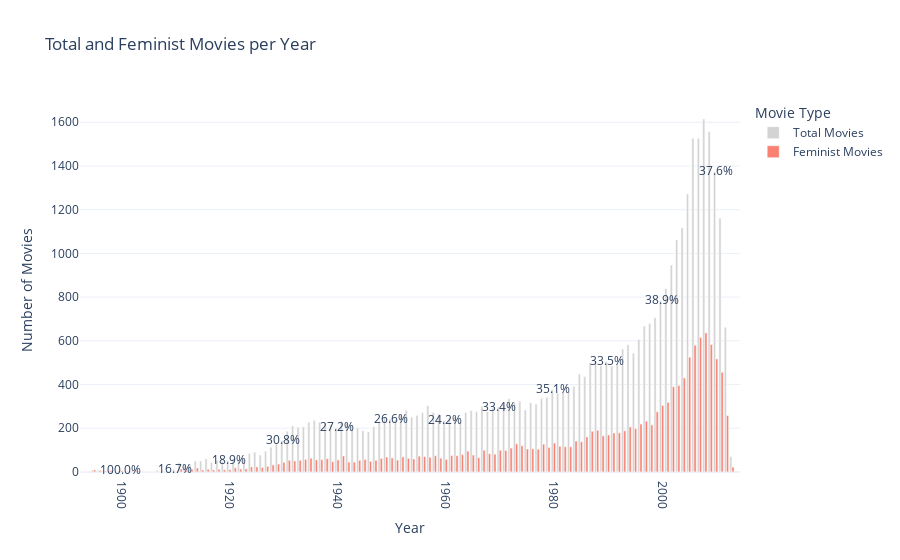

Notebook code for this chart:
### Code cell
fig = go.Figure()

fig.add_trace(go.Bar(
    x=merged_counts['Year'],
    y=merged_counts['total_movies'],
    name='Total Movies',
    marker_color='lightgray'
))


fig.add_trace(go.Bar(
    x=merged_counts['Year'],
    y=merged_counts['feminist_movies'],
    name='Feminist Movies',
    marker_color='salmon'
))


for i, row in merged_counts.iterrows():
    if row['Year'] % 10 == 0:  
        fig.add_annotation(
            x=row['Year'],
            y=row['total_movies'] + 5,
            text=f"{row['feminist_percentage']:.1f}%",
            showarrow=False,
            font=dict(size=12),
            align='center'
        )

# Update layout for better appearance
fig.update_layout(
    title="Total and Feminist Movies per Year",
    xaxis_title="Year",
    yaxis_title="Number of Movies",
    barmode='group',
    template='plotly_white',
    xaxis=dict(tickangle=90),
    legend_title="Movie Type"
)

fig.write_html('feminist_movies_interactive2.html')

fig.show()

### Figure 1 — Plotly figure (JSON) as saved in the notebook; plotly's stock layout.template omitted (floating-point values rounded to 4 significant figures)
{"data": [{"marker": {"color": "lightgray"}, "name": "Total Movies", "type": "bar", "x": [1893, 1894, 1895, 1896, 1897, 1898, 1899, 1900, 1901, 1902, 1903, 1904, 1905, 1906, 1907, 1908, 1909, 1910, 1911, 1912, 1913, 1914, 1915, 1916, 1917, 1918, 1919, 1920, 1921, 1922, 1923, 1924, 1925, 1926, 1927, 1928, 1929, 1930, 1931, 1932, 1933, 1934, 1935, 1936, 1937, 1938, 1939, 1940, 1941, 1942, 1943, 1944, 1945, 1946, 1947, 1948, 1949, 1950, 1951, 1952, 1953, 1954, 1955, 1956, 1957, 1958, 1959, 1960, 1961, 1962, 1963, 1964, 1965, 1966, 1967, 1968, 1969, 1970, 1971, 1972, 1973, 1974, 1975, 1976, 1977, 1978, 1979, 1980, 1981, 1982, 1983, 1984, 1985, 1986, 1987, 1988, 1989, 1990, 1991, 1992, 1993, 1994, 1995, 1996, 1997, 1998, 1999, 2000, 2001, 2002, 2003, 2004, 2005, 2006, 2007, 2008, 2009, 2010, 2011, 2012, 2013, 2014], "y": [1, 2, 9, 6, 4, 7, 1, 6, 2, 3, 4, 1, 3, 1, 8, 6, 5, 12, 42, 32, 37, 50, 50, 60, 44, 53, 48, 53, 60, 55, 58, 84, 90, 77, 95, 113, 127, 143, 186, 211, 205, 206, 228, 236, 227, 222, 215, 202, 231, 223, 216, 202, 189, 183, 208, 231, 248, 241, 238, 261, 281, 251, 259, 271, 303, 272, 265, 236, 247, 253, 230, 272, 281, 276, 301, 276, 294, 296, 311, 335, 320, 324, 283, 317, 310, 337, 341, 376, 361, 365, 366, 392, 448, 436, 499, 508, 486, 504, 484, 494, 562, 582, 543, 606, 667, 679, 706, 782, 839, 947, 1062, 1117, 1272, 1527, 1527, 1615, 1558, 1374, 1162, 662, 70, 4]}, {"marker": {"color": "salmon"}, "name": "Feminist Movies", "type": "bar", "x": [1893, 1894, 1895, 1896, 1897, 1898, 1899, 1900, 1901, 1902, 1903, 1904, 1905, 1906, 1907, 1908, 1909, 1910, 1911, 1912, 1913, 1914, 1915, 1916, 1917, 1918, 1919, 1920, 1921, 1922, 1923, 1924, 1925, 1926, 1927, 1928, 1929, 1930, 1931, 1932, 1933, 1934, 1935, 1936, 1937, 1938, 1939, 1940, 1941, 1942, 1943, 1944, 1945, 1946, 1947, 1948, 1949, 1950, 1951, 1952, 1953, 1954, 1955, 1956, 1957, 1958, 1959, 1960, 1961, 1962, 1963, 1964, 1965, 1966, 1967, 1968, 1969, 1970, 1971, 1972, 1973, 1974, 1975, 1976, 1977, 1978, 1979, 1980, 1981, 1982, 1983, 1984, 1985, 1986, 1987, 1988, 1989, 1990, 1991, 1992, 1993, 1994, 1995, 1996, 1997, 1998, 1999, 2000, 2001, 2002, 2003, 2004, 2005, 2006, 2007, 2008, 2009, 2010, 2011, 2012, 2013, 2014], "y": [1, 2, 9, 6, 4, 7, 1, 6, 2, 3, 4, 1, 0, 0, 1, 0, 0, 2, 13, 6, 12, 18, 9, 12, 9, 12, 10, 10, 19, 13, 14, 23, 23, 20, 25, 32, 36, 44, 53, 50, 53, 57, 63, 55, 56, 61, 47, 55, 73, 45, 45, 53, 57, 48, 53, 62, 68, 64, 54, 69, 62, 59, 72, 70, 67, 74, 63, 57, 75, 74, 79, 95, 77, 65, 99, 83, 81, 99, 98, 109, 129, 120, 105, 106, 104, 127, 112, 132, 117, 115, 115, 141, 138, 160, 186, 191, 165, 169, 178, 179, 188, 206, 198, 219, 232, 215, 275, 304, 318, 390, 395, 430, 525, 580, 615, 636, 583, 517, 456, 258, 22, 1]}], "layout": {"annotations": [{"align": "center", "font": {"size": 12}, "showarrow": false, "text": "100.0%", "x": 1900, "y": 11}, {"align": "center", "font": {"size": 12}, "showarrow": false, "text": "16.7%", "x": 1910, "y": 17}, {"align": "center", "font": {"size": 12}, "showarrow": false, "text": "18.9%", "x": 1920, "y": 58}, {"align": "center", "font": {"size": 12}, "showarrow": false, "text": "30.8%", "x": 1930, "y": 148}, {"align": "center", "font": {"size": 12}, "showarrow": false, "text": "27.2%", "x": 1940, "y": 207}, {"align": "center", "font": {"size": 12}, "showarrow": false, "text": "26.6%", "x": 1950, "y": 246}, {"align": "center", "font": {"size": 12}, "showarrow": false, "text": "24.2%", "x": 1960, "y": 241}, {"align": "center", "font": {"size": 12}, "showarrow": false, "text": "33.4%", "x": 1970, "y": 301}, {"align": "center", "font": {"size": 12}, "showarrow": false, "text": "35.1%", "x": 1980, "y": 381}, {"align": "center", "font": {"size": 12}, "showarrow": false, "text": "33.5%", "x": 1990, "y": 509}, {"align": "center", "font": {"size": 12}, "showarrow": false, "text": "38.9%", "x": 2000, "y": 787}, {"align": "center", "font": {"size": 12}, "showarrow": false, "text": "37.6%", "x": 2010, "y": 1379}], "barmode": "group", "legend": {"title": {"text": "Movie Type"}}, "title": {"text": "Total and Feminist Movies per Year"}, "xaxis": {"tickangle": 90, "title": {"text": "Year"}}, "yaxis": {"title": {"text": "Number of Movies"}}}}
